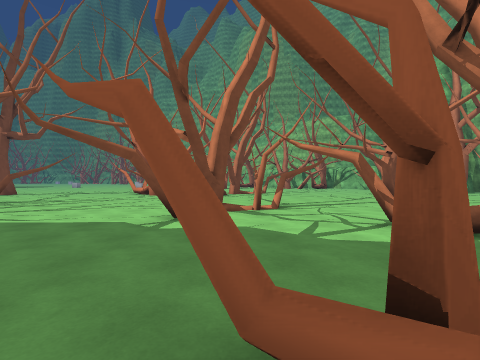
[1] (above)

22 first-person views from a walk through a Unity game level. The camera is 1.5 m above the floor, looks level and sees 85° across. The floor is counted in squares, 2 m on a side. Each view is taken from the middle of a square. On the plan, view 1 faces up. The plan holds only what a view shows up to about 9 squares ahead; the rest is blank. The place goes on beyond the plan. The player character is not drawn. Some surface patterns are stand-ins.

[2]
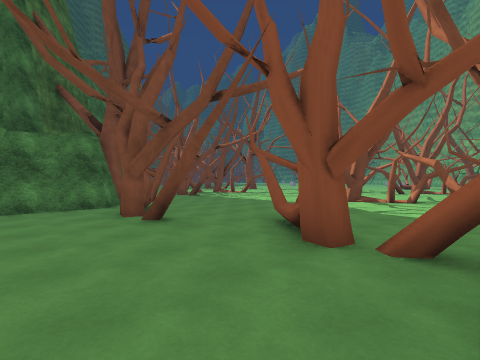

[3]
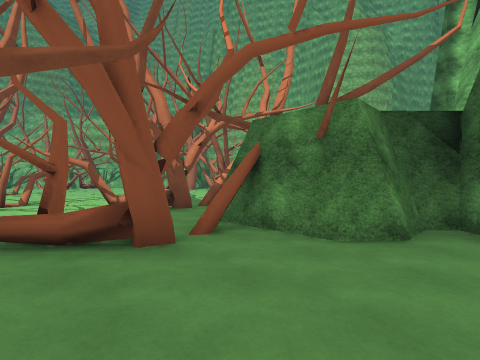

[4]
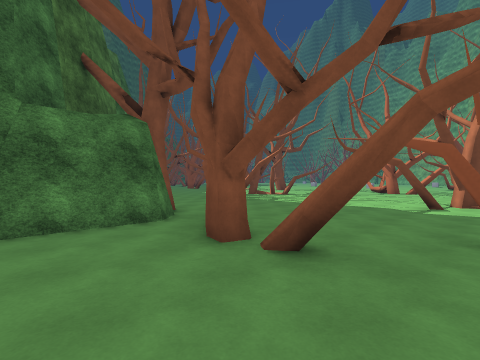

[5]
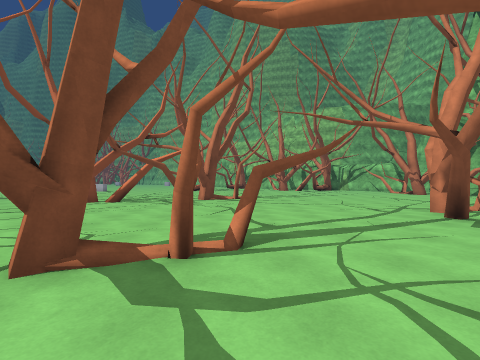

[6]
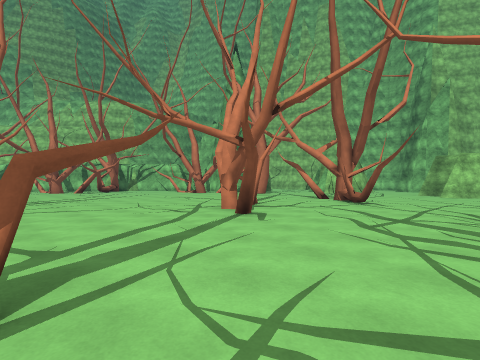

[7]
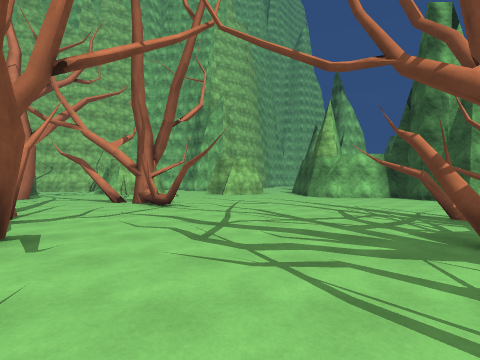

[8]
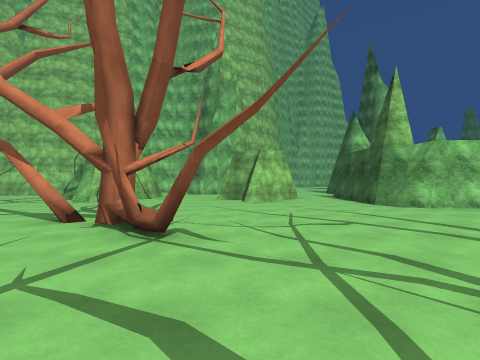

[9]
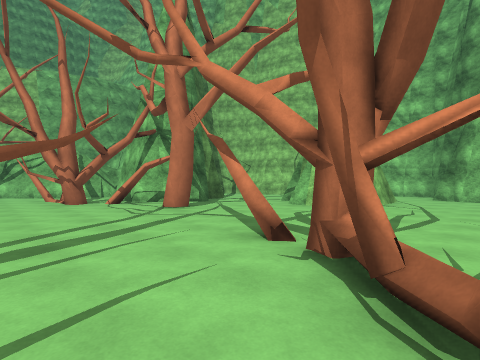

[10]
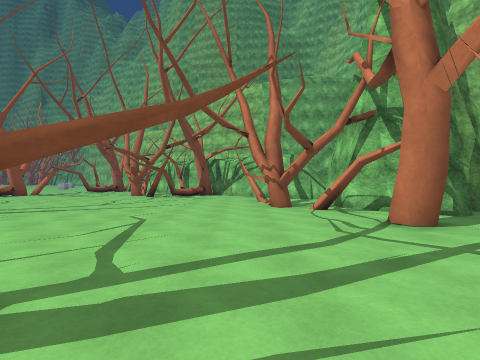

[11]
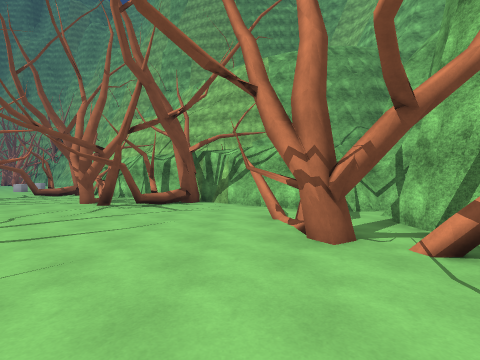

[12]
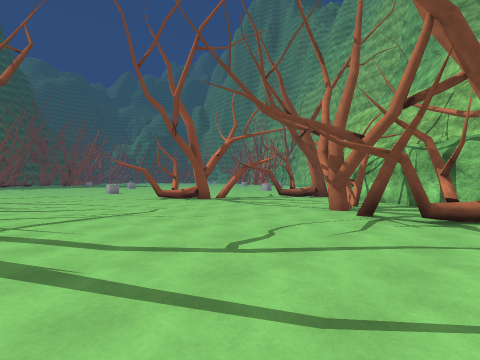

[13]
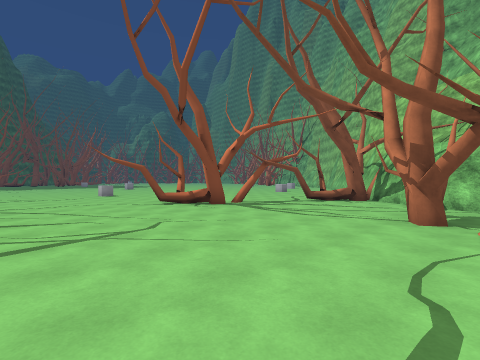

[14]
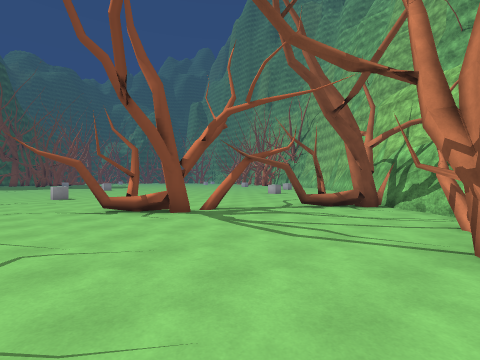

[15]
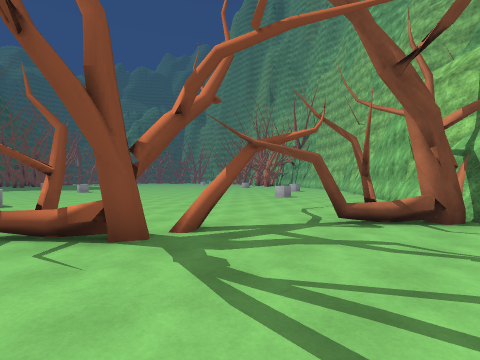

[16]
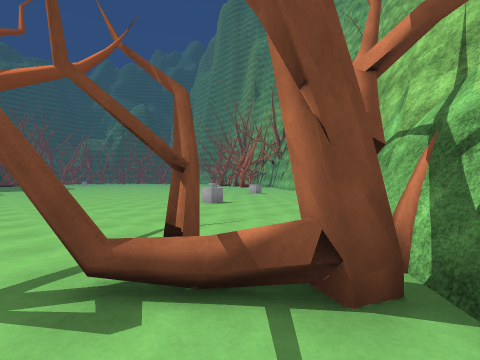

[17]
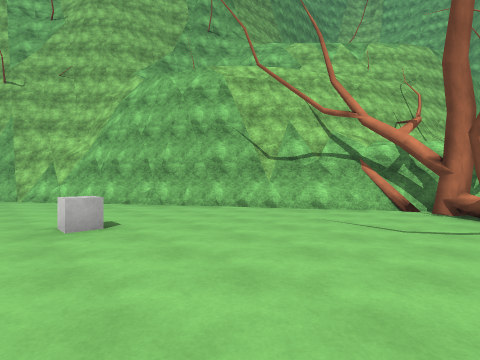

[18]
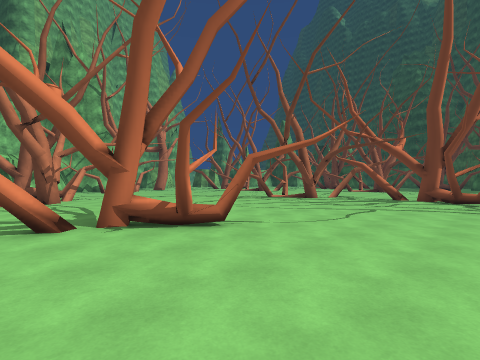

[19]
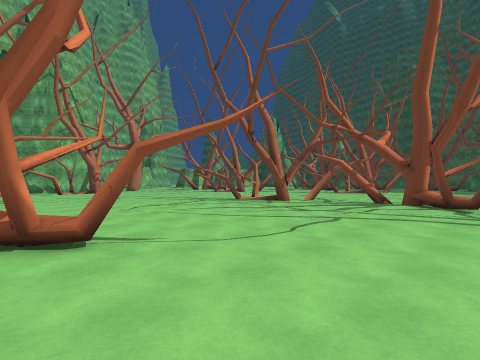

[20]
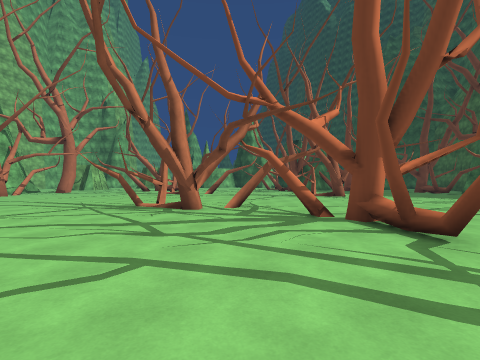

[21]
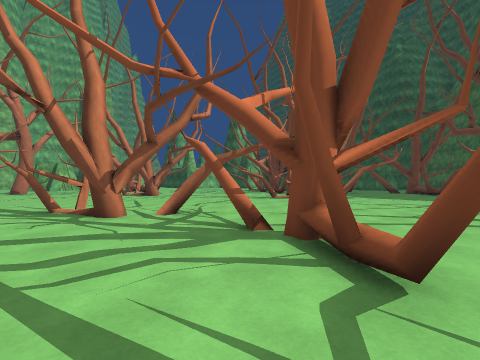

[22]
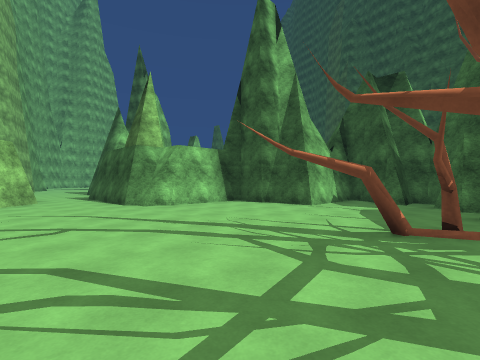

### Floor plan
Key: @ floor where view 1 was taken; # wall or solid block; x gap in a wall; . floor; / step, stairs or slope; = window, fence, low wall or low ledge; O other object.
Columns run from 6 left of view 1 to 20 right of it. Each row starts with its distance up from view 1.
 38  #
 37  .#
 36  .#
 35 ...#
 34 ....#
 33 ....#
 32 .....#
 31 .O....#
 30 ......#
 29 .......#
 28 ........#
 27 .......##
 26 ......#..##
 25 ......#....#
 24 .....#....####
 23 ..........#####
 22 ....#......##=.#.
 21 ...#............####
 20 ...................#
 19 ................#.#
 18 ................/.#
 17 ................#=#
 16 ..................####
 15 .......#..............
 14 x#....##..........#...
 13 .=##.#................
 12 .....................#
 11 .............#.......  ##
 10 ............#....x........
  9 ...........#....=#........#
  8 ...............#........
  7 .......#..............
  6 .....#...............##
  5  ....#................##
  4 .........=..............
  3 ......... x#...........
  2 ........... .#.....####
  1 ......#...  .......#
  0 ####..@#.## .......#
 -1  #...#....#  ...####
 -2  #........###...#
 -3  # ........####.#

Where each view was taken, in squares from view 1:
view 1: 0 up, 0 right, facing up
view 2: 3 down, 3 right, facing up-left
view 3: 3 down, 0 right, facing up-right
view 4: 3 down, 0 right, facing up-left
view 5: 4 up, 1 right, facing up
view 6: 5 up, 1 right, facing up-right
view 7: 6 up, 2 right, facing right
view 8: 7 up, 6 right, facing right
view 9: 8 up, 8 right, facing up-right
view 10: 10 up, 9 right, facing up
view 11: 14 up, 9 right, facing up
view 12: 16 up, 7 right, facing up-left
view 13: 17 up, 5 right, facing up-left
view 14: 19 up, 4 right, facing up-left
view 15: 21 up, 2 right, facing up-left
view 16: 25 up, 2 right, facing up-left
view 17: 26 up, 6 left, facing up-right
view 18: 24 up, 6 left, facing down-right
view 19: 22 up, 6 left, facing down-right
view 20: 18 up, 6 left, facing down-right
view 21: 16 up, 6 left, facing down-right
view 22: 6 up, 6 right, facing down-right
